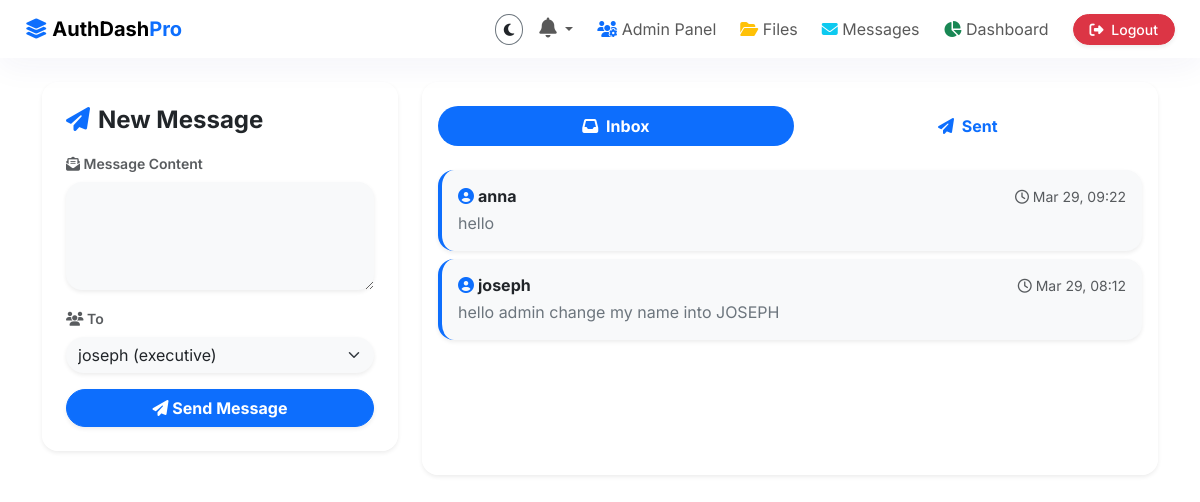
Screenshot of /messages (signed in) with the database file from the repository.
### models.py (models this page shows, shortened)
class Message(db.Model):
    id = db.Column(db.Integer, primary_key=True)
    sender_id = db.Column(db.Integer, db.ForeignKey('user.id'), nullable=False)
    receiver_id = db.Column(db.Integer, db.ForeignKey('user.id'), nullable=True)
    content = db.Column(db.Text, nullable=False)
    timestamp = db.Column(db.DateTime, default=datetime.utcnow)
    is_read = db.Column(db.Boolean, default=False)
    sender = db.relationship('User', foreign_keys=[sender_id])
    receiver = db.relationship('User', foreign_keys=[receiver_id])

class User(db.Model, UserMixin):
    id = db.Column(db.Integer, primary_key=True)
    username = db.Column(db.String(150), unique=True, nullable=False)
    password_hash = db.Column(db.String(256), nullable=False)
    role = db.Column(db.String(50), default='user') # admin, manager, user
    profile_image = db.Column(db.String(256), default='default.png')
    security_question = db.Column(db.String(200), nullable=True)
    security_answer_hash = db.Column(db.String(256), nullable=True)
    tasks = db.relationship('Task', backref='user', lazy=True, cascade="all, delete-orphan")
    files = db.relationship('FileBox', backref='user', lazy=True, cascade="all, delete-orphan")
    notifications = db.relationship('Notification', backref='user', lazy=True, cascade="all, delete-orphan")

### app.py (the view, shortened to what this page needs)
@app.route('/messages', methods=['GET', 'POST'])
@login_required
def messages():
    if is_admin():
        inbox = Message.query.filter(db.or_(Message.receiver_id == current_user.id, Message.receiver_id == None)).order_by(Message.timestamp.desc()).all()
    else:
        inbox = Message.query.filter_by(receiver_id=current_user.id).order_by(Message.timestamp.desc()).all()
    sent = Message.query.filter_by(sender_id=current_user.id).order_by(Message.timestamp.desc()).all()
    users = User.query.filter(User.id != current_user.id).all() if is_admin() else User.query.filter_by(role='admin').all()
    return render_template('dashboard/messages.html', inbox=inbox, sent=sent, users=users)

### app.py (called while the page is built)
@login_manager.user_loader
def load_user(user_id):
    return User.query.get(int(user_id))

def is_admin():
    return current_user.is_authenticated and current_user.role == 'admin'

def is_manager():
    return current_user.is_authenticated and current_user.role in ['admin', 'manager']

@app.context_processor
def inject_globals():
    if current_user.is_authenticated:
        unread_notifs = Notification.query.filter_by(user_id=current_user.id, is_read=False).count()
        if is_admin():
            unread_notifs += Notification.query.filter_by(user_id=None, is_read=False).count()
    else:
        unread_notifs = 0
    return dict(is_admin=is_admin(), is_manager=is_manager(), unread_notifs=unread_notifs)

### templates/dashboard/messages.html (shortened to what this page needs)
{% extends 'base.html' %}
{% block content %}
<div class="row gx-4 mt-3">
    <div class="col-md-4 mb-4">
        <div class="card glass-card h-100 border-0 rounded-4 shadow-sm p-4">
            <h4 class="fw-bold mb-3"><i class="fa-solid fa-paper-plane text-primary me-2"></i>New Message</h4>
            <form action="{{ url_for('messages') }}" method="POST" class="w-100 z-1 position-relative">
                <div class="mb-3">
                    <label class="form-label text-muted small fw-semibold"><i class="fa-solid fa-envelope-open-text"></i> Message Content</label>
                    <textarea class="form-control border-0 bg-light shadow-sm rounded-4" name="content" rows="4" required></textarea>
                </div>
                <div class="mb-3">
                    <label class="form-label text-muted small fw-semibold"><i class="fa-solid fa-users"></i> To</label>
                    <select class="form-select border-0 bg-light shadow-sm rounded-pill" name="receiver_id">
                        {% if not is_admin %}
                            <option value="">Admin Team (Support)</option>
                        {% else %}
                            {% for u in users %}
                            <option value="{{ u.id }}">{{ u.username }} ({{ u.role }})</option>
                            {% endfor %}
                        {% endif %}
                    </select>
                </div>
                <button type="submit" class="btn btn-primary w-100 rounded-pill fw-bold hover-lift shadow-sm"><i class="fa-solid fa-paper-plane"></i> Send Message</button>
            </form>
        </div>
    </div>
    <div class="col-md-8">
        <div class="card glass-card border-0 rounded-4 shadow-sm h-100">
            <div class="card-header bg-transparent border-bottom-0 pt-4 pb-2">
                <ul class="nav nav-pills w-100 justify-content-center" id="msgTab" role="tablist">
                    <li class="nav-item flex-fill text-center" role="presentation">
                        <button class="nav-link w-100 active rounded-pill fw-bold" id="inbox-tab" data-bs-toggle="tab" data-bs-target="#inbox" type="button" role="tab"><i class="fa-solid fa-inbox me-1"></i> Inbox</button>
                    </li>
                    <li class="nav-item flex-fill text-center" role="presentation">
                        <button class="nav-link w-100 rounded-pill fw-bold" id="sent-tab" data-bs-toggle="tab" data-bs-target="#sent" type="button" role="tab"><i class="fa-solid fa-paper-plane me-1"></i> Sent</button>
                    </li>
                </ul>
            </div>
            <div class="card-body">
                <div class="tab-content" id="msgTabContent">
                    <div class="tab-pane fade show active" id="inbox" role="tabpanel">
                        {% if inbox %}
                        <div class="list-group gap-2">
                            {% for msg in inbox %}
                            <div class="list-group-item bg-light border-0 rounded-4 p-3 shadow-sm hover-lift hover-zoom border-start border-4 {{ 'border-primary' if not msg.is_read else 'border-secondary' }}">
                                <div class="d-flex justify-content-between align-items-center mb-1">
                                    <h6 class="mb-0 fw-bold"><i class="fa-solid fa-user-circle text-primary me-1"></i>{{ msg.sender.username }}</h6>
                                    <small class="text-muted"><i class="fa-regular fa-clock"></i> {{ msg.timestamp.strftime('%b %d, %H:%M') }}</small>
                                </div>
                                <p class="mb-0 text-secondary">{{ msg.content }}</p>
                            </div>
                            {% endfor %}
                        </div>
                        {% else %}
                        <div class="text-center py-5 text-muted">
                            <i class="fa-solid fa-inbox fs-1 mb-3 opacity-25"></i>
                            <h5>No incoming messages</h5>
                        </div>
                        {% endif %}
                    </div>
                </div>
            </div>
        </div>
    </div>
</div>
{% endblock %}

### static/css/style.css (style rules this page uses)
:root { --primary-color: #4f46e5; --primary-hover: #4338ca; --bg-light: #f1f5f9; --bg-dark: #0f172a; --text-light: #334155; --text-dark: #f8fafc; --glass-bg-light: rgba(255, 255, 255, 0.7); --glass-bg-dark: rgba(30, 41, 59, 0.7); --glass-border-light: rgba(255, 255, 255, 0.4); --glass-border-dark: rgba(255, 255, 255, 0.1); }
body { font-family: 'Inter', sans-serif; transition: background-color 0.3s ease, color 0.3s ease; min-height: 100vh; }
.glass-navbar, .glass-card, .glass-panel, .glass-alert { backdrop-filter: blur(12px); -webkit-backdrop-filter: blur(12px); border: 1px solid var(--glass-border-light); background: var(--glass-bg-light); box-shadow: 0 8px 32px 0 rgba(31, 38, 135, 0.05); }
.hover-lift { transition: transform 0.2s cubic-bezier(0.34, 1.56, 0.64, 1), box-shadow 0.2s ease; }
.hover-zoom { transition: transform 0.3s ease; }

### rows the page displays
Message: sender.username "anna", timestamp "Mar 29, 09:22", content "hello"
Message: sender.username "joseph", timestamp "Mar 29, 08:12", content "hello admin change my name into JOSEPH"

### other values shown
form field receiver_id "joseph (executive)"
